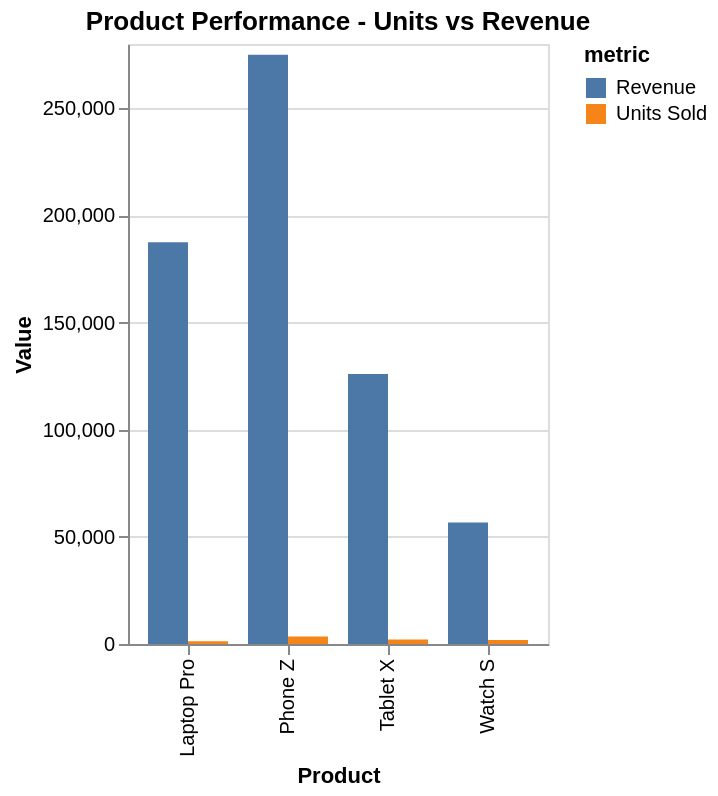

Write a Vega-Lite specification for this figure.
### Vega-Lite specification from a JSON file in a GitHub repository (floating-point values rounded to 4 significant figures)
{"$schema": "https://vega.github.io/schema/vega-lite/v5.json", "description": "Product performance comparison", "data": {"values": [{"product": "Laptop Pro", "metric": "Units Sold", "value": 1250}, {"product": "Laptop Pro", "metric": "Revenue", "value": 187500}, {"product": "Tablet X", "metric": "Units Sold", "value": 2100}, {"product": "Tablet X", "metric": "Revenue", "value": 126000}, {"product": "Phone Z", "metric": "Units Sold", "value": 3450}, {"product": "Phone Z", "metric": "Revenue", "value": 275000}, {"product": "Watch S", "metric": "Units Sold", "value": 1890}, {"product": "Watch S", "metric": "Revenue", "value": 56700}]}, "mark": "bar", "encoding": {"x": {"field": "product", "type": "nominal", "axis": {"title": "Product"}}, "y": {"field": "value", "type": "quantitative", "axis": {"title": "Value", "format": ",.0f"}}, "color": {"field": "metric", "type": "nominal"}, "xOffset": {"field": "metric"}}, "title": "Product Performance - Units vs Revenue"}
